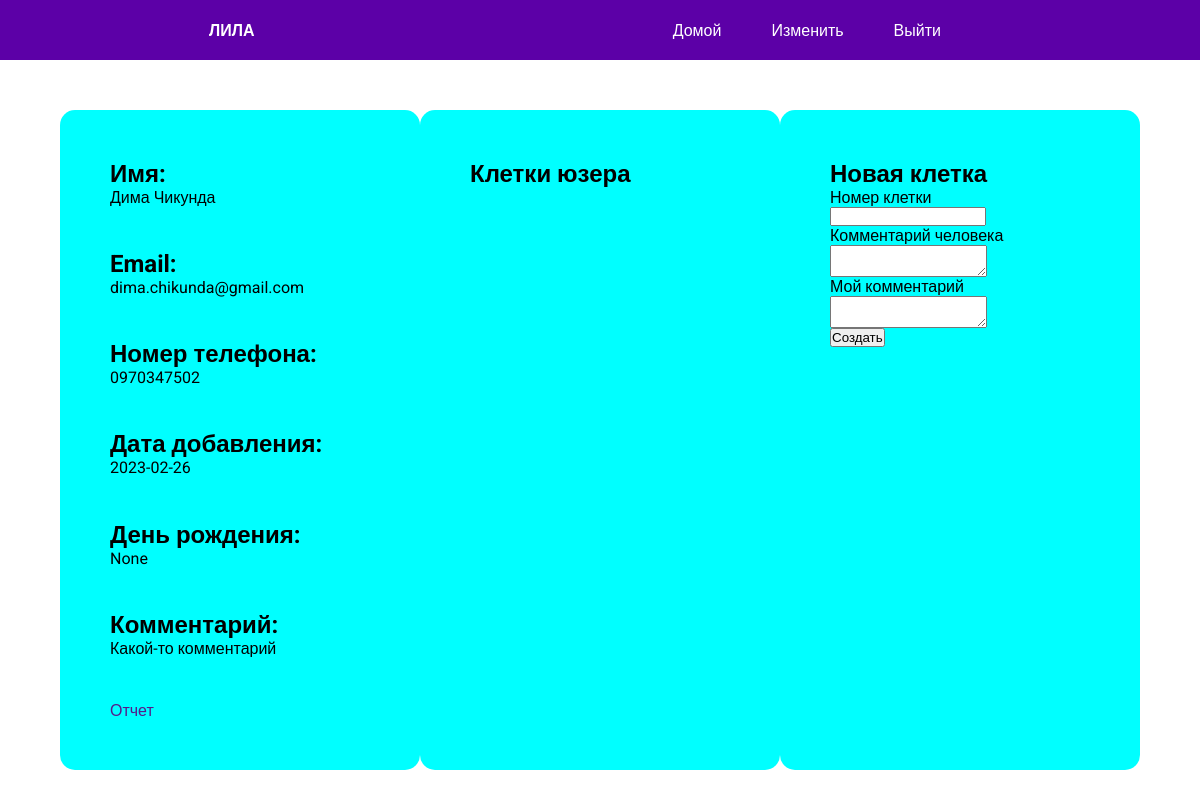
The page /user/13 (signed in) on the database its author committed.
### project/models.py (models this page shows, shortened)
class User(db.Model):
    id = db.Column(db.Integer, primary_key=True)
    name = db.Column(db.String(64))
    email = db.Column(db.String(64), unique=True)
    phone = db.Column(db.String(64), unique=True)
    date = db.Column(db.Date)
    birthday = db.Column(db.Date)
    additional_comment = db.Column(db.String(64))

### project/routes.py (the view)
@app.route('/user/<id>', methods=['GET', 'POST'])
@login_required
def user(id):
    user = User.query.filter_by(id=id).first()
    add_game_form = AddGameForm()
    if add_game_form.is_submitted():
        game = Game(cell_id=add_game_form.cell_id.data, personal_comment=add_game_form.my_comment.data, user_comment=add_game_form.user_comment.data)
        game.user_id = user.id
        db.session.add(game)
        db.session.commit()
    games = Game.query.filter_by(user_id=user.id).all()
    return render_template('user.html', user=user, add_game_form=add_game_form, games=games)

### project/forms.py
class AddGameForm(FlaskForm):
    cell_id = StringField('Номер клетки', validators=[DataRequired()])
    user_comment = TextAreaField('Комментарий человека')
    my_comment = TextAreaField('Мой комментарий')
    submit = SubmitField('Создать')

### project/models.py (called while the page is built)
@login.user_loader
def load_user(id):
    return Admin.query.get(int(id))

### project/templates/user.html
<link rel="stylesheet" href="/static/css/user.css">
{% extends 'base.html' %}
{% block content %}
<div class="current_user_block">
    <aside class="user">
        <div class="part">
            <div>
                <h1>Имя:</h1>
                <p>{{ user.name }}</p>
            </div>
        </div>
        <div class="part">
            <h1>Email:</h1>
            <p>{{ user.email }}</p>
        </div>
        <div class="part">
            <h1>Номер телефона:</h1>
            <p>{{ user.phone }}</p>
        </div>
        <div class="part">
            <h1>Дата добавления:</h1>
            <p>{{ user.date }}</p>
        </div>
        <div class="part">
            <h1>День рождения:</h1>
            <p>{{ user.birthday }}</p>
        </div>
        <div class="part">
            <h1>Комментарий:</h1>
            <p>{{ user.additional_comment }}</p>
        </div>
        <a href="">Отчет</a>
    </aside>
    <aside>
        <h1>Клетки юзера</h1>
    </aside>
    <aside>
        <form action="", method="POST">
            <h1>Новая клетка</h1>
            <p>
                {{add_game_form.cell_id.label}}
                {{add_game_form.cell_id}}
            </p>
            <p>
                {{add_game_form.user_comment.label}}
                {{add_game_form.user_comment}}
            </p>
            <p>
                {{add_game_form.my_comment.label}}
                {{add_game_form.my_comment}}
            </p>
            {{add_game_form.submit}}
        </form>
    </aside>
</div>
{% endblock %}

### project/templates/base.html (shortened to what this page needs)
<!DOCTYPE html>
<html lang="ru">
<head>
    <link rel="stylesheet" href="{{ url_for('static', filename="css/base.css") }}">
</head>
<body>
    <main>
        <header>
            <div class = 'header_menu'>
                <a href="{{url_for('index')}}" class="logo">ЛИЛА</a>
                <ul class="menu_block">
                    <li><a href="{{url_for('index')}}" class="menu_item">Домой</a></li>
                    <li><a href="" class="menu_item">Изменить</a></li>
                    <a href="{{url_for('logout')}}"  class="menu_item">Выйти</a>
                </ul>
            </div>
        </header>
        {% block content %}{% endblock %}
    </main>
</body>
</html>

### project/static/css/user.css (style rules this page uses)
.current_user_block { display: flex; justify-content: space-around; width: 90%; margin: 0px auto; margin-top: 50px; }
aside { width: 33%; height: 70vh; background-color: aqua; border-radius: 15px; padding: 50px; }
.user { display: flex; flex-direction: column; justify-content: space-between; }

### project/static/css/base.css (style rules this page uses)
* { padding: 0px; margin: 0px; font-family: 'Roboto', sans-serif; text-decoration: none; }
.header_menu { width: 100%; height: 60px; display: flex; justify-content: space-around; align-items: center; background-color: rgb(92, 0, 167); }
.menu_block { display: flex; list-style: none; }
.menu_item { padding-right: 50px; color: white; }
.logo { font-weight: 600; color: white; }

### rows shown on the page
User: name "Дима Чикунда", email "dima.chikunda@gmail.com", phone "0970347502", date "2023-02-26", birthday "None", additional_comment "Какой-то комментарий"

### other values the page prints
{{ add_game_form.cell_id.label }} "Номер клетки"
{{ add_game_form.user_comment.label }} "Комментарий человека"
{{ add_game_form.my_comment.label }} "Мой комментарий"
